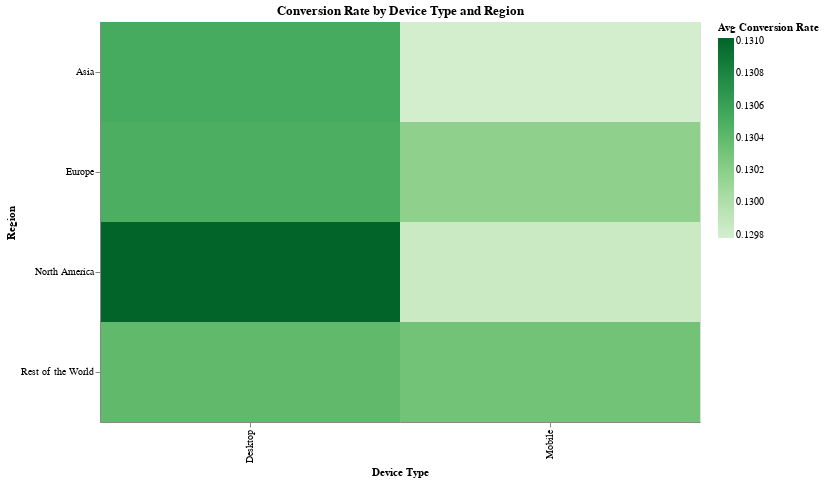

The cell this chart's notebook holds for it:
### Markdown cell above
### Conversion Rate Distribution by Device Type and Region

### Code cell
device_region_conversion = data.groupby(['Device_Type', 'Region'])['Converted'].mean().reset_index()


heatmap_chart = alt.Chart(device_region_conversion).mark_rect().encode(
    x=alt.X('Device_Type:N', title='Device Type'),
    y=alt.Y('Region:N', title='Region'),
    color=alt.Color('Converted:Q', scale=alt.Scale(scheme='greens'), title='Avg Conversion Rate'),
    tooltip=['Device_Type:N', 'Region:N', 'Converted:Q']
).properties(
    title='Conversion Rate by Device Type and Region',
    width=600,  
    height=400  
)

heatmap_chart.show()

### Figure 1 — Vega-Lite specification as saved in the notebook (floating-point values rounded to 4 significant figures)
{"config": {"view": {"continuousWidth": 300, "continuousHeight": 300}}, "data": {"name": "data-6b7533fcf7579a1d2d1294ddadb363b4"}, "mark": {"type": "rect"}, "encoding": {"color": {"field": "Converted", "scale": {"scheme": "greens"}, "title": "Avg Conversion Rate", "type": "quantitative"}, "tooltip": [{"field": "Device_Type", "type": "nominal"}, {"field": "Region", "type": "nominal"}, {"field": "Converted", "type": "quantitative"}], "x": {"field": "Device_Type", "title": "Device Type", "type": "nominal"}, "y": {"field": "Region", "title": "Region", "type": "nominal"}}, "height": 400, "title": "Conversion Rate by Device Type and Region", "width": 600, "$schema": "https://vega.github.io/schema/vega-lite/v5.20.1.json", "datasets": {"data-6b7533fcf7579a1d2d1294ddadb363b4": [{"Device_Type": "Desktop", "Region": "Asia", "Converted": 0.1305}, {"Device_Type": "Desktop", "Region": "Europe", "Converted": 0.1305}, {"Device_Type": "Desktop", "Region": "North America", "Converted": 0.131}, {"Device_Type": "Desktop", "Region": "Rest of the World", "Converted": 0.1304}, {"Device_Type": "Mobile", "Region": "Asia", "Converted": 0.1298}, {"Device_Type": "Mobile", "Region": "Europe", "Converted": 0.1302}, {"Device_Type": "Mobile", "Region": "North America", "Converted": 0.1298}, {"Device_Type": "Mobile", "Region": "Rest of the World", "Converted": 0.1303}]}}
